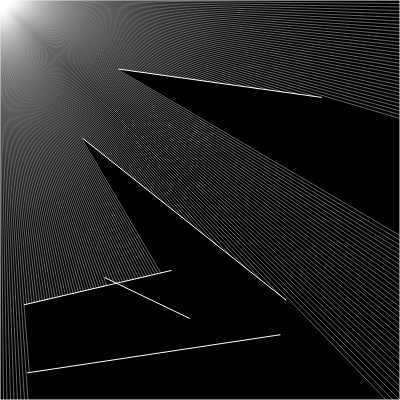
Frame 1 (no input)
Frame 60 (no input): identical to frame 1, image omitted
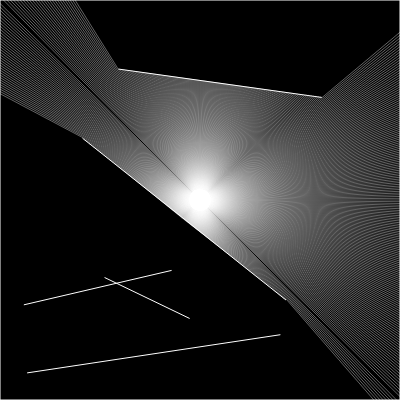
Frame 120 (the mouse pressed at the canvas centre since frame 60)

The p5.js sketch that drew these frames (run headless with seeded random() and noise() and a simulated clock; from frame 60 on, the mouse is pressed at the canvas centre):

// p5.js sketch
// ── sketch.js
let walls = [];
let ray;
let particle;

function setup() {
  createCanvas(400, 400);
  for(let i = 0; i < 5; i++){
    let x1 = random(width);
    let x2 = random(width);
    let y1 = random(height);
    let y2 = random(height);
    walls[i] = new Boundary(x1, y1, x2, y2);
  }
  
  walls.push(new Boundary(0, 0, width, 0));
  walls.push(new Boundary(width, 0, width, height));
  walls.push(new Boundary(width, height, 0, height));
  walls.push(new Boundary(0, height, 0, 0));

  
  particle = new Particle();
}

function draw() {
  background(0);
  for(let wall of walls){
    wall.show();
  }
  particle.update(mouseX, mouseY);
  particle.show();
  particle.look(walls);
}

// ── boundary.js
class Boundary{
  constructor(x1,y1, x2, y2){
    this.a = createVector(x1, y1);
    this.b = createVector(x2, y2);
  }
  
  show(){
    stroke(255);
    line(this.a.x, this.a.y, this.b.x ,this.b.y);
  }
}

// ── particle.js
class Particle{
  constructor(){
    this.pos = createVector(width / 2, height / 2);
    this.rays = [];
    for(let a = 0; a < 360; a += 0.5){
      this.rays.push(new Ray(this.pos, radians(a)));
    }
  }
  
  update(x, y){
    this.pos.set(x, y);
  }
  
  look(walls){
    for(let ray of this.rays){
      let closest = null;
      let record = Infinity;
      for(let wall of walls){
        const pt = ray.cast(wall);
        if(pt){
          const d = p5.Vector.dist(this.pos, pt);
          if(d < record){
            record = d;
            closest = pt;
          }
        }
      }
      if(closest){
        stroke(255, 100);
        line(this.pos.x, this.pos.y, closest.x, closest.y);
      }
    }
  }
  
  show(){
    fill(255);
    ellipse(this.pos.x, this.pos.y, 4);
    for(let ray of this.rays){
      ray.show();
    }
  }
}

// ── ray.js
class Ray{
  constructor(pos, angle){
    this.pos = pos;
    this.dir = p5.Vector.fromAngle(angle);
  }
  
  lookAt(x, y){
    this.dir.x = x - this.pos.x;
    this.dir.y = y - this.pos.y;
    this.dir.normalize();
  }
  
  show(){
    stroke(255);
    push();
    translate(this.pos.x, this.pos.y);
    line(0, 0, this.dir.x * 10, this.dir.y * 10);
    pop();
  }
  
  cast(wall){
    const x1 = wall.a.x;
    const y1 = wall.a.y;
    const x2 = wall.b.x;
    const y2 = wall.b.y;
    
    const x3 = this.pos.x;
    const y3 = this.pos.y;
    const x4 = this.pos.x + this.dir.x;
    const y4 = this.pos.y + this.dir.y;
    
    const den = (x1 - x2) * (y3 - y4) - (y1 - y2) * (x3 - x4);
    if (den == 0){
      return;
    }
    
    const t = ((x1 - x3) * (y3 - y4) - (y1 - y3) * (x3 - x4)) / den;
    const u = -((x1 - x2) * (y1 - y3) - (y1 - y2) * (x1 - x3)) / den;
    
    if (t > 0 && t < 1 && u > 0){
      const pt = createVector();
      pt.x = x1 + t * (x2 - x1);
      pt.y = y1 + t * (y2 - y1);
      return pt;
    }else{
      return;
    }
    
  }
}
